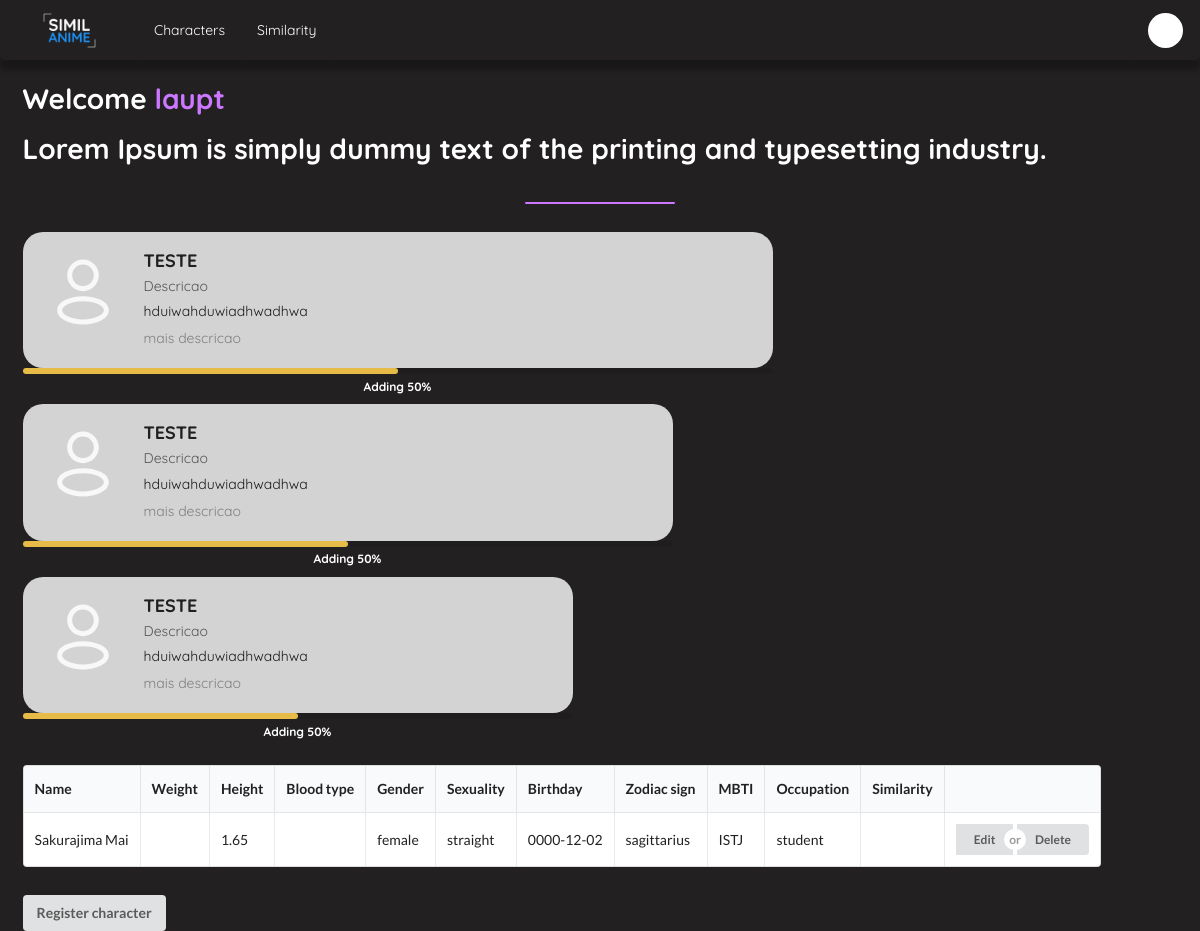
Screenshot of /main/mainPage.php (signed in) with the database file from the repository.
### tables this page shows
create table characters(
name varchar(40),
weight double,
height double,
blood_type varchar(3),
gender varchar(9),
sexuality varchar(9),
birthday date,
zodiac_sign varchar(11),
mbti char(4),
occupation varchar(30),
user varchar(20),
similarity double,
primary key(name, user),
foreign key(user) references users(username));

### main/mainPage.php (the view, shortened to what this page needs)
<!DOCTYPE html>
<html lang="en-us">
    <head>
        <link rel="stylesheet" href="https://cdnjs.cloudflare.com/ajax/libs/semantic-ui/2.4.1/semantic.min.css">
        <link rel="stylesheet" href="style.css">
    </head>
    <body>
        <?php
            include_once "../database.php";
            $user = $_SESSION['username'];
        ?>
        <div class="ui menu">
            <div class="item">
                <img src="../img/logo_similanime.png">
            </div>
            <a href="#" class="item" id="nav">Characters</a>
            <a href="#" class="item" id="nav">Similarity</a>
            <div class="right menu">
                <a href="#" class="item">
                    <div style="border-radius: 50%; background-color: white; height: 35px; width: 35px;"></div>
                </a>
            </div>
        </div>
        <div class="ui grid stackable container">
            <div class="row">
                <h1 class="title">
                    Welcome <span class="title__span"><?php echo $user?></span>
                    <div class="sub header">Lorem Ipsum is simply dummy text of the printing and typesetting industry.</div>
                </h1>
            </div>
            <div class="row centered">
                <hr style="width: 150px; background-color: rgba(203, 119, 255, 1); height: 2px; border: none; border-radius: 5px;">
            </div>
            <div class="row">
                <div class="ui items">
                    <div class="ui item" id="cardCharacter" style="width: 750px">
                        <div class="ui tiny circular image">
                            <img src="../img/icon-user.svg">
                        </div>
                        <div class="content">
                            <a href="#" class="header" id="content_header">TESTE</a>
                            <div class="meta">
                                <span>Descricao</span>
                            </div>
                            <div class="description">
                                <p>hduiwahduwiadhwadhwa</p>
                            </div>
                            <div class="extra">mais descricao</div>
                        </div>
                    </div>
                    <div class="ui indicating tiny progress" data-value="0" data-total="100" style="margin-top: 0">
                        <div class="bar"></div>
                        <div class="label" id="progress">Similarity</div>
                    </div>
                    <div class="ui item" id="cardCharacter" style="width: 650px">
                        <div class="ui tiny circular image">
                            <img src="../img/icon-user.svg">
                        </div>
                        <div class="content">
                            <a href="#" class="header" id="content_header">TESTE</a>
                            <div class="meta">
                                <span>Descricao</span>
                            </div>
                            <div class="description">
                                <p>hduiwahduwiadhwadhwa</p>
                            </div>
                            <div class="extra">mais descricao</div>
                        </div>
                    </div>
                    <div class="ui indicating tiny progress" data-value="0" data-total="100" style="width: 650px; margin-top: 0">
                        <div class="bar"></div>
                        <div class="label" id="progress">Similarity</div>
                    </div>
                    <div class="ui item" id="cardCharacter" style="width: 550px">
                        <div class="ui tiny circular image">
                            <img src="../img/icon-user.svg">
                        </div>
                        <div class="content">
                            <a href="#" class="header" id="content_header">TESTE</a>
                            <div class="meta">
                                <span>Descricao</span>
                            </div>
                            <div class="description">
                                <p>hduiwahduwiadhwadhwa</p>
                            </div>
                            <div class="extra">mais descricao</div>
                        </div>
                    </div>
                    <div class="ui indicating tiny progress" data-value="0" data-total="100" style="width: 550px; margin-top: 0">
                        <div class="bar"></div>
                        <div class="label" id="progress">Similarity</div>
                    </div>
                </div>
            </div>
            <div class="row">
                <table class="ui collapsing selectable celled table">
                    <thead>
                        <tr>
                            <th>Name</th>
                            <th>Weight</th>
                            <th>Height</th>
                            <th>Blood type</th>
                            <th>Gender</th>
                            <th>Sexuality</th>
                            <th>Birthday</th>
                            <th>Zodiac sign</th>
                            <th>MBTI</th>
                            <th>Occupation</th>
                            <th>Similarity</th>
                            <th></th>
                        </tr>
                    </thead>
                    <tbody>
                        <?php
                            $sql = "select * from characters where user='$user'";
                            $result = mysqli_query($connection, $sql);
                            while ($row = mysqli_fetch_assoc($result)) {
                        ?>
                        <tr>
                            <td><?php echo $row["name"]?></td>
                            <td><?php echo $row["weight"]?></td>
                            <td><?php echo $row["height"]?></td>
                            <td><?php echo $row["blood_type"]?></td>
                            <td><?php echo $row["gender"]?></td>
                            <td><?php echo $row["sexuality"]?></td>
                            <td><?php echo $row["birthday"]?></td>
                            <td><?php echo $row["zodiac_sign"]?></td>
                            <td><?php echo $row["mbti"]?></td>
                            <td><?php echo $row["occupation"]?></td>
                            <td><?php echo $row["similarity"]?></td>
                            <td>
                                <form method="get" class="form_table">
                                    <div class="ui tiny buttons">
                                        <button class="ui button button_edit">Edit</button>
                                        <div class="or"></div>
                                        <a class="ui button button_delete">Delete</a>
                                    </div>
                                </form>
                            </td>
                        </tr>
                        <?php
                            }
                        ?>
                    </tbody>
                </table>
            </div>
            <a class="ui button" href="../character/register-character.php">Register character</a>
        </div>
    </body>
</html>

### main/style.css (style rules this page uses)
* { text-decoration: none; margin: 0; padding: 0; }
:root { --white: rgba(255, 255, 255, 1); --blue: rgba(29, 144, 244, 1); --purple: rgba(203, 119, 255, 1); --font-family-comfortaa: "Comfortaa"; --font-family-quicksand: "Quicksand"; --font-size-50px: 50px; --font-size-24px: 20px; --font-size-16px: 16px; --font-size-20px: 20px; --font-size-10px: 10px; }
body { background-color: #222020; }
.ui.menu { max-height: 60px; background-color: #222020; box-shadow: 0px 10px 5px rgba(0, 0, 0, 0.25); }
.ui.menu .item > img:not(.ui) { width: 7.5em; }
#nav { color: #fff; font-family: var(--font-family-quicksand); }
.title { color: #fff; font-family: var(--font-family-quicksand); line-height: 50px; }
.title__span { color: var(--purple); }
#cardCharacter { background-color: lightgray; padding: 20px; border: none; border-radius: 20px; margin-bottom: 0; }
.content { font-family: var(--font-family-quicksand); }
#content_header { font-family: var(--font-family-quicksand); }
#progress { font-family: var(--font-family-quicksand); color: #fff; }

### rows the page displays
characters: name "Sakurajima Mai", height "1.65", gender "female", sexuality "straight", birthday "0000-12-02", zodiac_sign "sagittarius", mbti "ISTJ", occupation "student"

### other values shown
$user "laupt"
